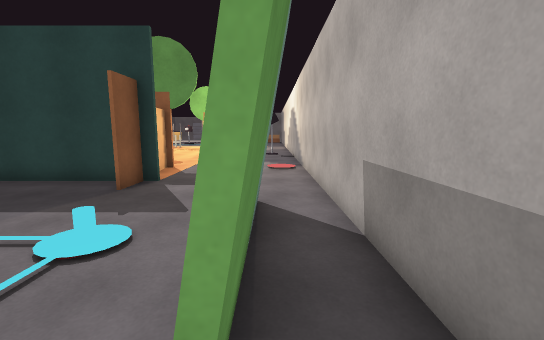
View 1 (above)

17 first-person views from a walk through a 3-D level made in the Unity game engine. The camera is 1.5 m above the floor, tilts 8° down and sees 90° across. The floor is counted in squares, 1 m on a side. Each view is taken from the middle of a square. On the plan, view 1 faces up. The plan holds only what a view shows up to about 14 squares ahead; the rest is blank. The place goes on beyond the plan. The player is left out.

View 2
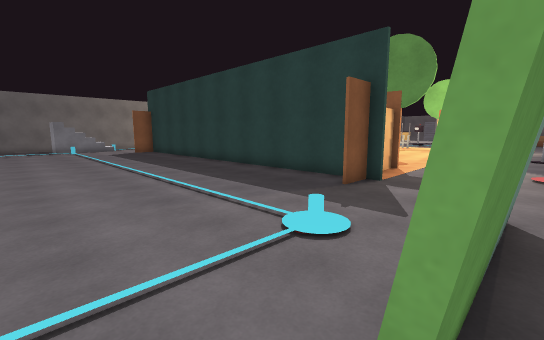

View 3
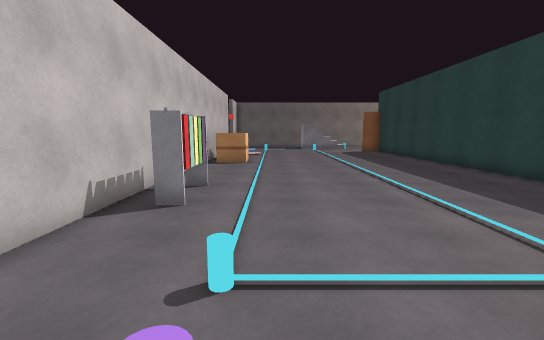

View 4
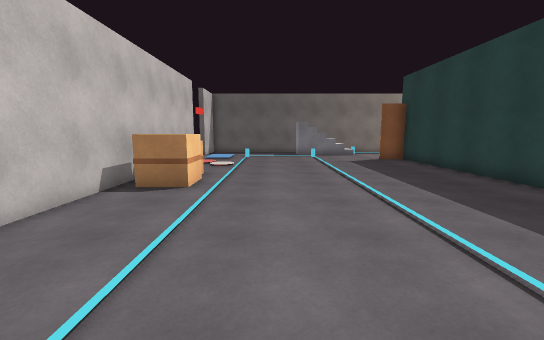

View 5
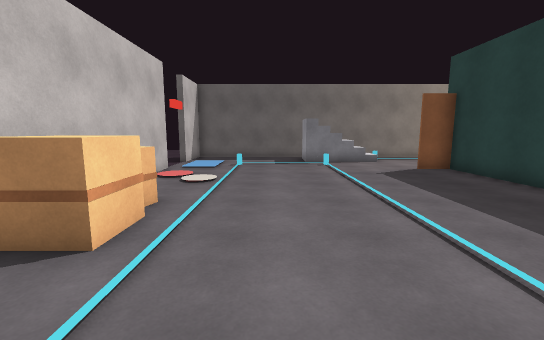

View 6
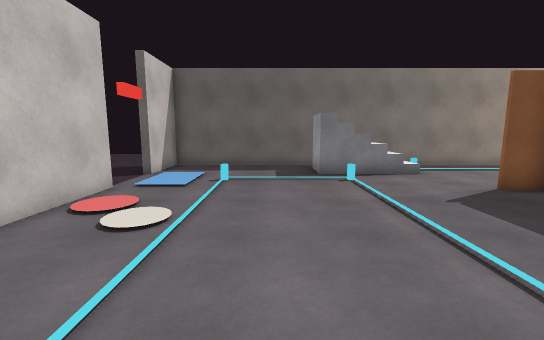

View 7
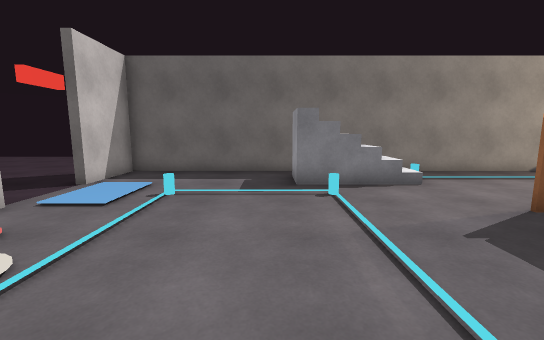

View 8
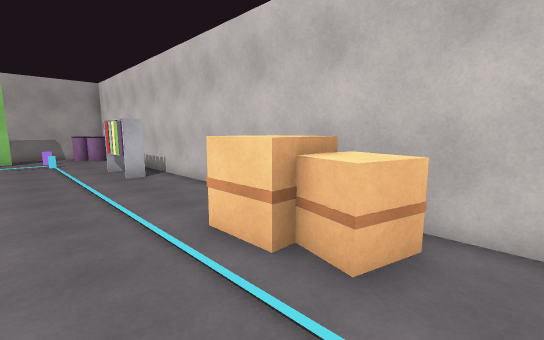

View 9
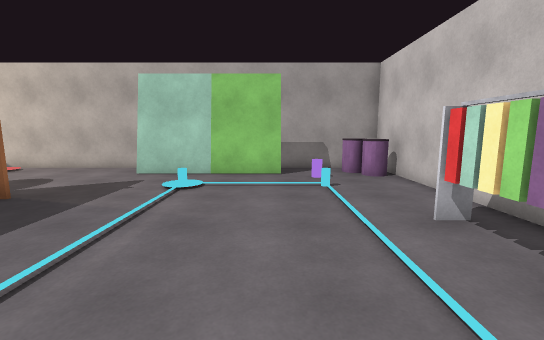

View 10
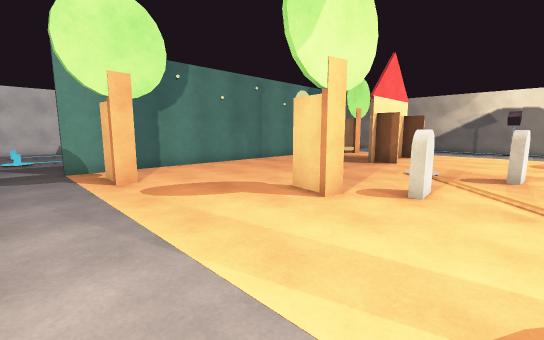

View 11
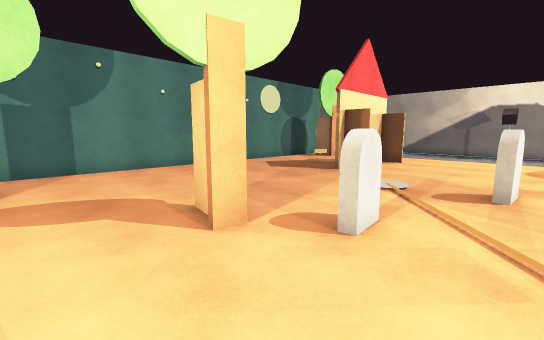

View 12
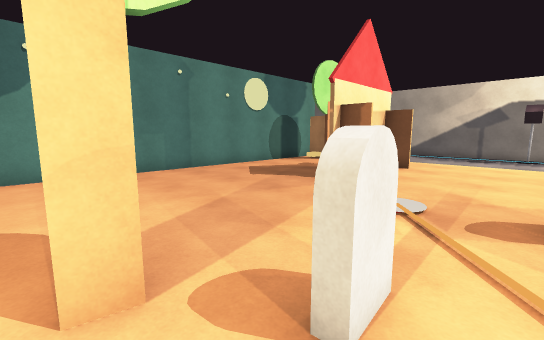

View 13
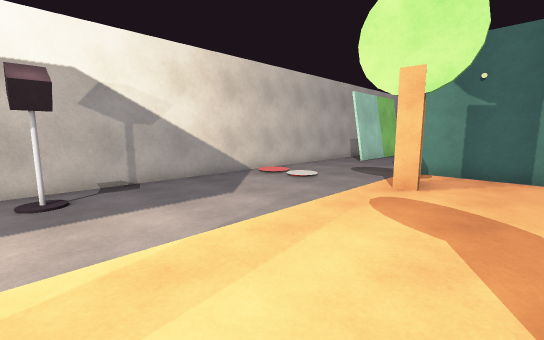

View 14
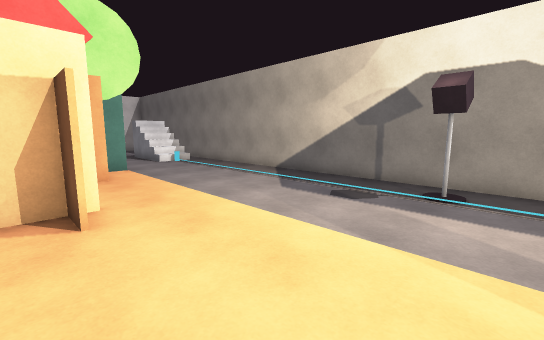

View 15
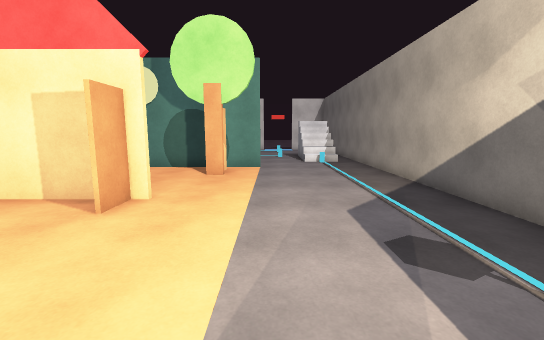

View 16
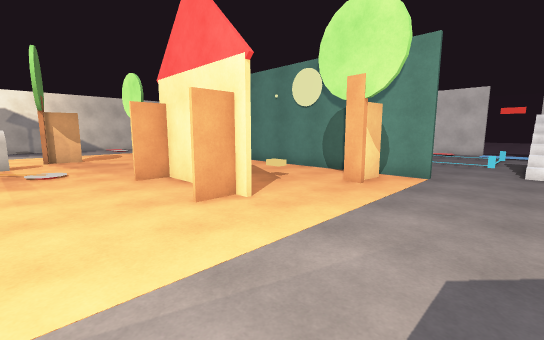

View 17
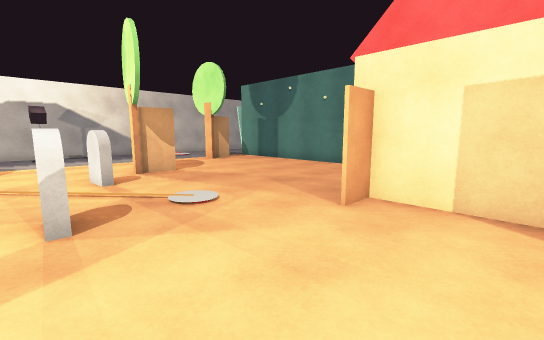

### Floor plan
Points are (right, up) in squares from view 1. A wall is a line through its corners. A room is listed if a view was taken in it or the views show most of it. See-through windows are left out.
Room 1 (views 1, 2, 3, 4, 5, 6, 7, 8, 9)
walls: (-7.6, -2.5) (-7.6, -1.8) (-5.4, -1.8) (-5.4, -2.5); (-21.4, -3.3) (-1.8, -3.3); (-3.4, 8.2) (-20.9, 8.2) (-20.9, 6.9); (-0.3, 0.6) (-0.3, 5.9); (-26.4, 2.9) (-26.4, -3.3) (-23.7, -3.3); (-0.1, 5.9) (-0.1, 0.6); (0.4, -3.3) (1.3, -3.3) (1.3, 5.6); (-26.4, 9.5) (-26.4, 4.5)
ways out: opening at (-23.5, 8.5) to room 2; opening at (-1.2, 5.2) to room 2; opening at (-22.5, -4)
objects: other object (-16, -3) to (-15, -2); other object (-15, -2) to (-14, -2); other object (-1, -3) to (0, -3); other object (-1, -1); other object (0, -2)
Room 2 (views 10, 11, 12, 13, 14, 15, 16, 17)
walls: (-15.3, 14) (-15.3, 15.3); (-15.2, 15.2) (-15.2, 14); (-18.8, 15.2) (-18.8, 14); (-18.9, 14) (-18.9, 15.2); (-19.4, 14.1) (-14.8, 14.1); (-3.9, 8.2) (-3.9, 6.9); (-21.6, 8.4) (-3.5, 8.4); (1.3, 5.6) (1.3, 20); (-26.4, 20.1) (-26.4, 9.5)
ways out: opening at (-23.5, 8.5) to room 1; opening at (-1.2, 5.2) to room 1
objects: other object (-25, 18); other object (-20, 9) to (-20, 10); other object (-13, 19); other object (-9, 18); other object (-8, 15) to (-7, 16); other object (-5, 10) to (-4, 11); other object (0, 18)

Where each view was taken, in squares from view 1:
view 1: 0 up, 0 right, facing up
view 2: 0 up, 0 right, facing up-left
view 3: 0 up, 0 right, facing left
view 4: 1 up, 6 left, facing left
view 5: 1 up, 10 left, facing left
view 6: 1 up, 14 left, facing left
view 7: 2 up, 16 left, facing left
view 8: 1 up, 17 left, facing down-right
view 9: 1 up, 10 left, facing right
view 10: 20 up, 2 left, facing down-left
view 11: 20 up, 5 left, facing down-left
view 12: 19 up, 7 left, facing down-left
view 13: 19 up, 7 left, facing down-right
view 14: 20 up, 18 left, facing down-left
view 15: 20 up, 22 left, facing down
view 16: 18 up, 24 left, facing down-right
view 17: 20 up, 18 left, facing down-right
